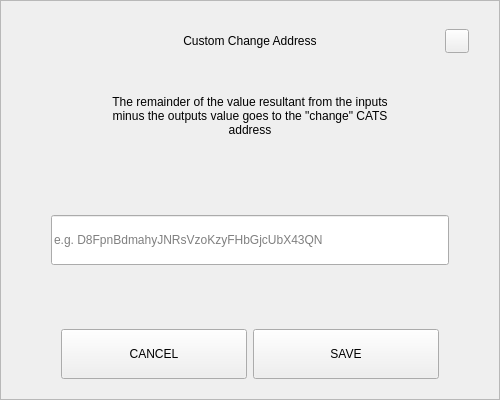
<?xml version="1.0" encoding="UTF-8"?>
<ui version="4.0">
 <class>SendChangeAddressDialog</class>
 <widget class="QDialog" name="SendChangeAddressDialog">
  <property name="geometry">
   <rect>
    <x>0</x>
    <y>0</y>
    <width>500</width>
    <height>400</height>
   </rect>
  </property>
  <property name="windowTitle">
   <string>Dialog</string>
  </property>
  <layout class="QVBoxLayout" name="verticalLayout">
   <property name="spacing">
    <number>0</number>
   </property>
   <property name="leftMargin">
    <number>0</number>
   </property>
   <property name="topMargin">
    <number>0</number>
   </property>
   <property name="rightMargin">
    <number>0</number>
   </property>
   <property name="bottomMargin">
    <number>0</number>
   </property>
   <item>
    <widget class="QFrame" name="frame">
     <property name="styleSheet">
      <string notr="true"/>
     </property>
     <property name="frameShape">
      <enum>QFrame::StyledPanel</enum>
     </property>
     <property name="frameShadow">
      <enum>QFrame::Raised</enum>
     </property>
     <layout class="QVBoxLayout" name="verticalLayout_2" stretch="0,0,0,0,0,0,0">
      <property name="spacing">
       <number>0</number>
      </property>
      <property name="leftMargin">
       <number>30</number>
      </property>
      <property name="topMargin">
       <number>20</number>
      </property>
      <property name="rightMargin">
       <number>30</number>
      </property>
      <property name="bottomMargin">
       <number>20</number>
      </property>
      <item>
       <layout class="QHBoxLayout" name="horizontalLayout_3">
        <property name="spacing">
         <number>0</number>
        </property>
        <item>
         <spacer name="horizontalSpacer_2">
          <property name="orientation">
           <enum>Qt::Horizontal</enum>
          </property>
          <property name="sizeHint" stdset="0">
           <size>
            <width>40</width>
            <height>20</height>
           </size>
          </property>
         </spacer>
        </item>
        <item>
         <widget class="QLabel" name="labelTitle">
          <property name="minimumSize">
           <size>
            <width>0</width>
            <height>40</height>
           </size>
          </property>
          <property name="maximumSize">
           <size>
            <width>16777215</width>
            <height>40</height>
           </size>
          </property>
          <property name="styleSheet">
           <string notr="true">padding-left:24px;</string>
          </property>
          <property name="text">
           <string>Custom Change Address</string>
          </property>
          <property name="alignment">
           <set>Qt::AlignCenter</set>
          </property>
          <property name="margin">
           <number>7</number>
          </property>
         </widget>
        </item>
        <item>
         <spacer name="horizontalSpacer">
          <property name="orientation">
           <enum>Qt::Horizontal</enum>
          </property>
          <property name="sizeHint" stdset="0">
           <size>
            <width>40</width>
            <height>20</height>
           </size>
          </property>
         </spacer>
        </item>
        <item>
         <widget class="QPushButton" name="btnEsc">
          <property name="minimumSize">
           <size>
            <width>24</width>
            <height>24</height>
           </size>
          </property>
          <property name="maximumSize">
           <size>
            <width>24</width>
            <height>24</height>
           </size>
          </property>
          <property name="focusPolicy">
           <enum>Qt::NoFocus</enum>
          </property>
          <property name="text">
           <string/>
          </property>
         </widget>
        </item>
       </layout>
      </item>
      <item>
       <spacer name="verticalSpacer_2">
        <property name="orientation">
         <enum>Qt::Vertical</enum>
        </property>
        <property name="sizeType">
         <enum>QSizePolicy::Fixed</enum>
        </property>
        <property name="sizeHint" stdset="0">
         <size>
          <width>20</width>
          <height>20</height>
         </size>
        </property>
       </spacer>
      </item>
      <item alignment="Qt::AlignHCenter">
       <widget class="QLabel" name="labelMessage">
        <property name="minimumSize">
         <size>
          <width>0</width>
          <height>70</height>
         </size>
        </property>
        <property name="text">
         <string>The remainder of the value resultant from the inputs minus the outputs value goes to the &quot;change&quot; CATS address</string>
        </property>
        <property name="alignment">
         <set>Qt::AlignCenter</set>
        </property>
        <property name="wordWrap">
         <bool>true</bool>
        </property>
       </widget>
      </item>
      <item>
       <spacer name="verticalSpacer_3">
        <property name="orientation">
         <enum>Qt::Vertical</enum>
        </property>
        <property name="sizeHint" stdset="0">
         <size>
          <width>20</width>
          <height>40</height>
         </size>
        </property>
       </spacer>
      </item>
      <item>
       <layout class="QHBoxLayout" name="horizontalLayout_2">
        <property name="spacing">
         <number>0</number>
        </property>
        <property name="leftMargin">
         <number>20</number>
        </property>
        <property name="rightMargin">
         <number>20</number>
        </property>
        <item>
         <widget class="QLineEdit" name="lineEditAddress">
          <property name="minimumSize">
           <size>
            <width>0</width>
            <height>50</height>
           </size>
          </property>
          <property name="placeholderText">
           <string notr="true">e.g. D8FpnBdmahyJNRsVzoKzyFHbGjcUbX43QN</string>
          </property>
         </widget>
        </item>
       </layout>
      </item>
      <item>
       <spacer name="verticalSpacer">
        <property name="orientation">
         <enum>Qt::Vertical</enum>
        </property>
        <property name="sizeHint" stdset="0">
         <size>
          <width>20</width>
          <height>40</height>
         </size>
        </property>
       </spacer>
      </item>
      <item>
       <layout class="QHBoxLayout" name="horizontalLayout" stretch="2,2">
        <property name="spacing">
         <number>6</number>
        </property>
        <property name="leftMargin">
         <number>30</number>
        </property>
        <property name="rightMargin">
         <number>30</number>
        </property>
        <item>
         <widget class="QPushButton" name="btnCancel">
          <property name="minimumSize">
           <size>
            <width>180</width>
            <height>50</height>
           </size>
          </property>
          <property name="focusPolicy">
           <enum>Qt::NoFocus</enum>
          </property>
          <property name="text">
           <string>CANCEL</string>
          </property>
         </widget>
        </item>
        <item>
         <widget class="QPushButton" name="btnSave">
          <property name="minimumSize">
           <size>
            <width>180</width>
            <height>50</height>
           </size>
          </property>
          <property name="focusPolicy">
           <enum>Qt::NoFocus</enum>
          </property>
          <property name="text">
           <string>SAVE</string>
          </property>
         </widget>
        </item>
       </layout>
      </item>
     </layout>
    </widget>
   </item>
  </layout>
 </widget>
 <resources/>
 <connections/>
</ui>
